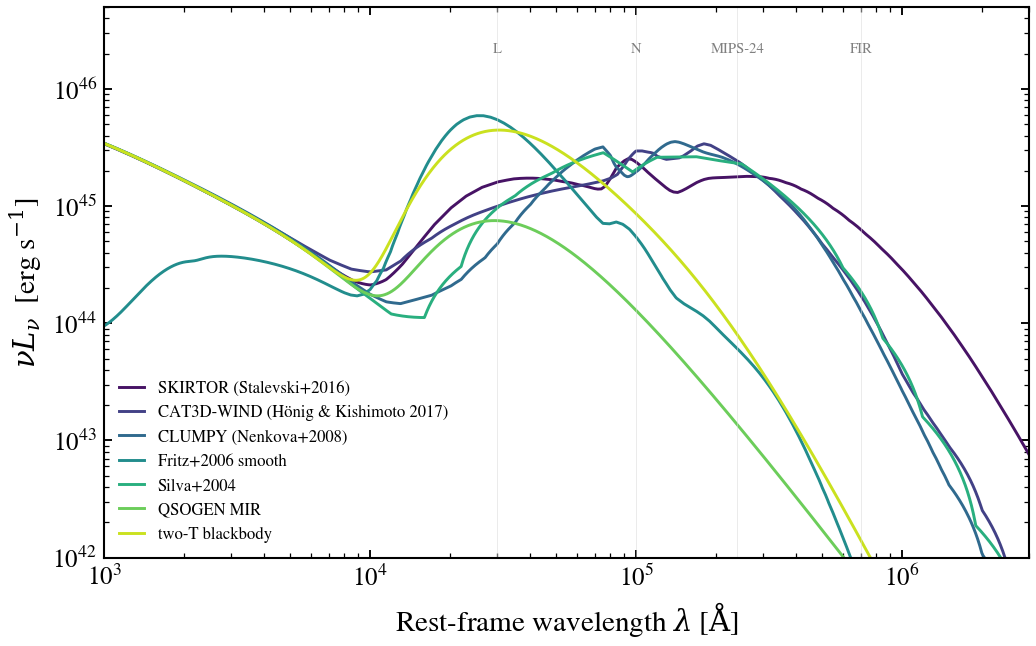

The Python source for this figure:
"""
AGN dusty torus: library comparison at fixed L_bol
=====================================================

Seven dusty-torus libraries reprocessing the same accretion-disc
continuum at fixed ``log L_bol = 12.5`` (in log L_sun) and standard
inclination. The disc is held at ``multicolor`` (Kubota & Done 2018)
so the differences in the curves are entirely how each torus library
geometrically distributes hot grains and re-emits the absorbed UV in
the MIR.

Torus libraries (the seven production selectors under
``agn.torus.type``):
- ``skirtor``          — Stalevski+2016 clumpy radiative-transfer grid
- ``cat3d_wind``       — Hönig & Kishimoto 2017 disc + wind grid
- ``nenkova``          — Nenkova+2008 clumpy CLUMPY grid
- ``fritz``            — Fritz+2006 smooth-dust grid (CIGALE/X-CIGALE)
- ``silva04``          — Silva+2004 smooth two-temperature
- ``qsogen``           — Temple+2021 empirical NIR/MIR pasted on disc
- ``two_temperature``  — simple two-blackbody phenomenological torus

``fritz`` and ``skirtor`` are the two CIGALE production tori — smooth
(Fritz+2006) versus clumpy (Stalevski+2016) — so contrasting them on
this panel isolates the smooth-vs-clumpy silicate-feature behaviour
near 9.7 and 18 micron.
"""

import os

os.environ["TF_CPP_MIN_LOG_LEVEL"] = "2"  # suppress XLA/PjRt C++ INFO+WARNING logs

import warnings

import jax
import matplotlib.pyplot as plt
import numpy as np

import tengri
from tengri.analysis.plotting import setup_style

setup_style()
warnings.filterwarnings("ignore", message=".*BakedInBackend.*")

TORI = [
    ("skirtor", "SKIRTOR (Stalevski+2016)"),
    ("cat3d_wind", "CAT3D-WIND (Hönig & Kishimoto 2017)"),
    ("nenkova", "CLUMPY (Nenkova+2008)"),
    ("fritz", "Fritz+2006 smooth"),
    ("silva04", "Silva+2004"),
    ("qsogen", "QSOGEN MIR"),
    ("two_temperature", "two-T blackbody"),
]
COLORS = plt.cm.viridis(np.linspace(0.05, 0.92, len(TORI)))

C_AA_PER_S = 2.998e18
SFH = {"type": "const", "*": tengri.FIXED, "log_total_mass": -10.0}
DUST = {"type": "two_component", "*": tengri.FIXED, "tau_diff": 0.0, "tau_bc": 0.0}

ssp = tengri.load_ssp()
fig, ax = plt.subplots(figsize=(7.2, 4.6))

for (torus, label), color in zip(TORI, COLORS):
    model = tengri.SEDModel.build(
        ssp,
        sfh=SFH,
        dust=DUST,
        agn={
            "disc": {"type": "multicolor", "*": tengri.FIXED},
            "torus": {"type": torus, "*": tengri.FIXED},
            "*": tengri.FIXED,
            "log_lbol": 12.5,
            "frac": 1.0,
        },
        redshift=tengri.Fixed(0.05),
    )
    p = dict(model.spec.sample(jax.random.PRNGKey(0)))
    out = model.predict_rest_sed(p)
    wave = np.asarray(out.wavelength)
    nu_l_nu = C_AA_PER_S / wave * np.asarray(out.sed)
    ax.loglog(wave, nu_l_nu, color=color, lw=1.4, label=label)

ax.set(
    xlim=(1e3, 3e6),
    ylim=(1e42, 5e46),
    xlabel=r"Rest-frame wavelength $\lambda$ [$\mathrm{\AA}$]",
    ylabel=r"$\nu L_\nu$  [erg s$^{-1}$]",
)
for um, name in [(3.0, "L"), (10.0, "N"), (24.0, "MIPS-24"), (70.0, "FIR")]:
    ax.axvline(um * 1.0e4, color="0.85", lw=0.4, alpha=0.6)
    ax.text(um * 1.0e4, 5e46 * 0.5, f"{name}", fontsize=7, color="0.5", ha="center", va="top")
ax.legend(frameon=False, fontsize=8, loc="lower left")

fig.tight_layout()
plt.savefig("plot_agn_torus_compare.png", dpi=150, bbox_inches="tight")
